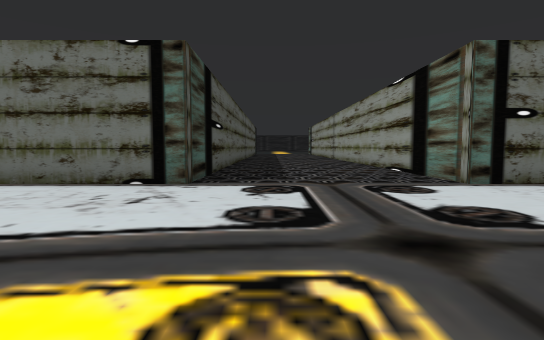
[1] (above)

20 first-person views from a walk through a Unity game level. The camera is 1.3 m above the floor, tilts 4° down and sees 80° across. The floor is counted in squares, 2 m on a side. Each view is taken from the middle of a square. On the plan, view 1 faces up. The plan holds only what a view shows up to about 10 squares ahead; the rest is blank. The place goes on beyond the plan. The player is left out. Some surface patterns are stand-ins.

[2]
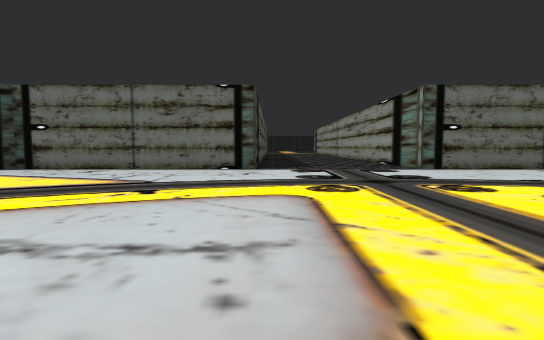

[3]
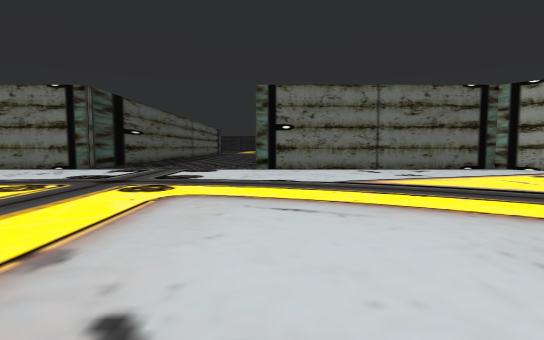

[4]
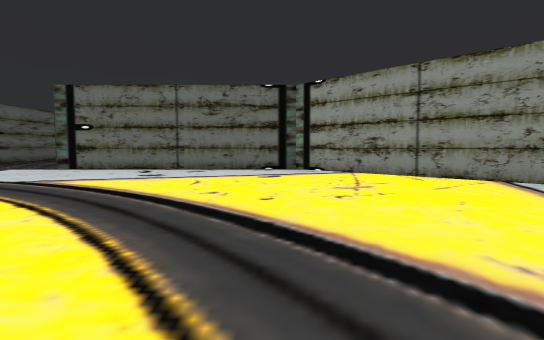

[5]
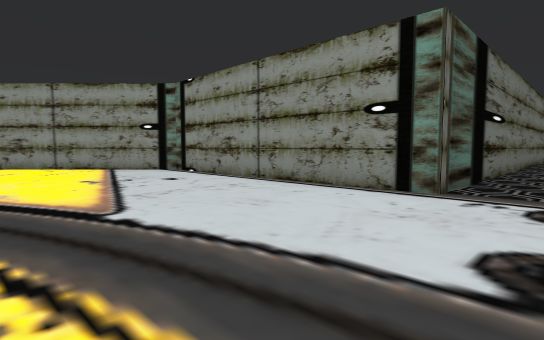

[6]
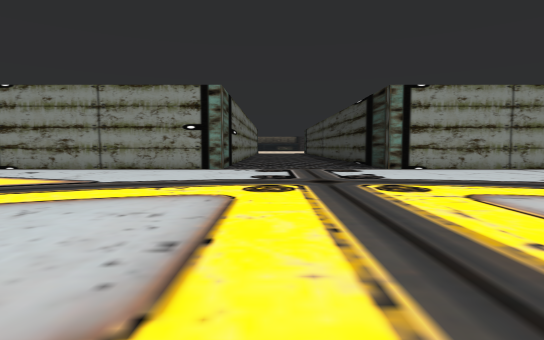

[7]
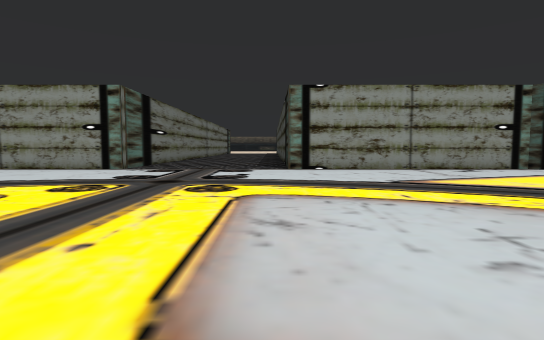

[8]
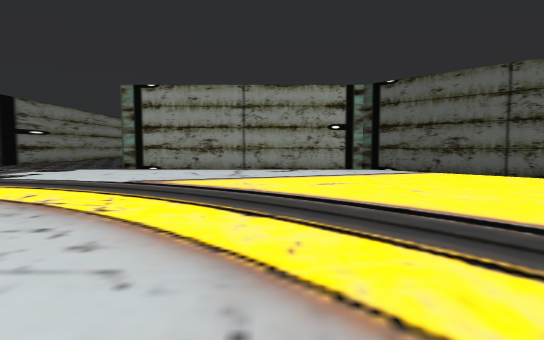

[9]
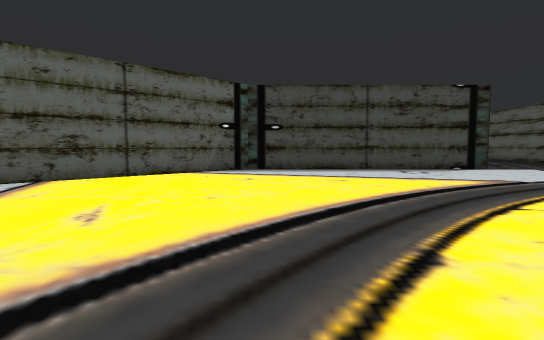

[10]
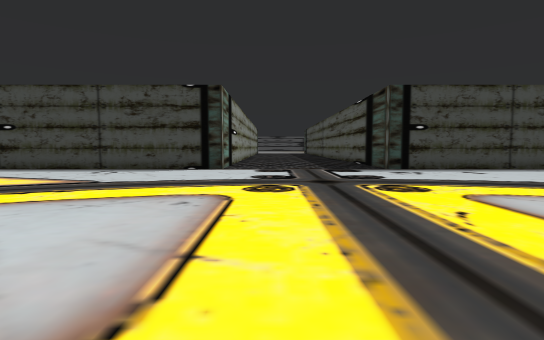

[11]
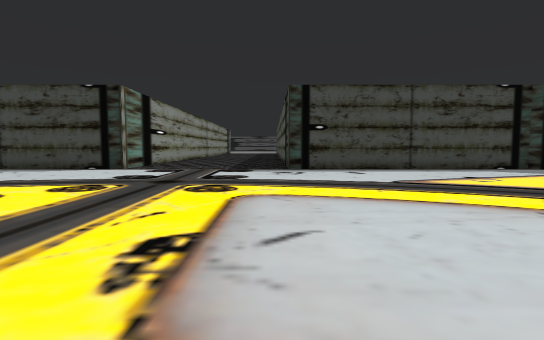

[12]
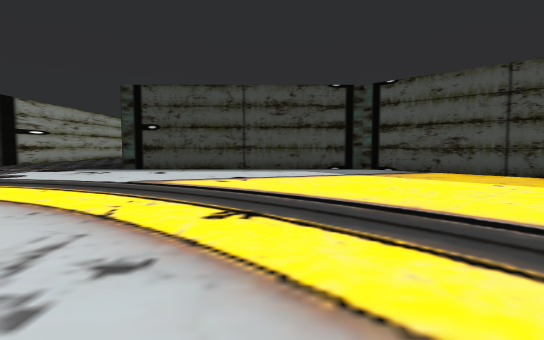

[13]
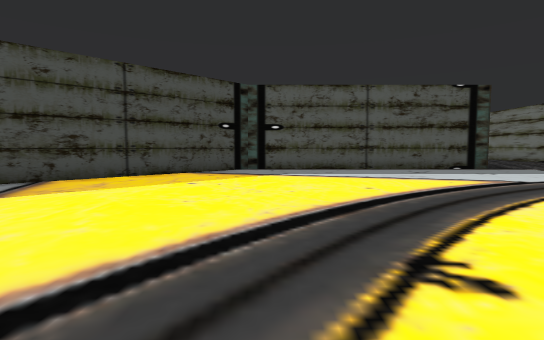

[14]
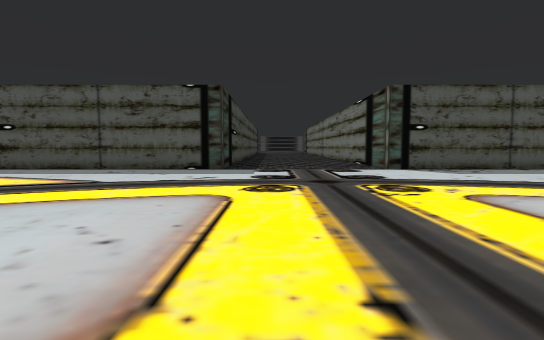

[15]
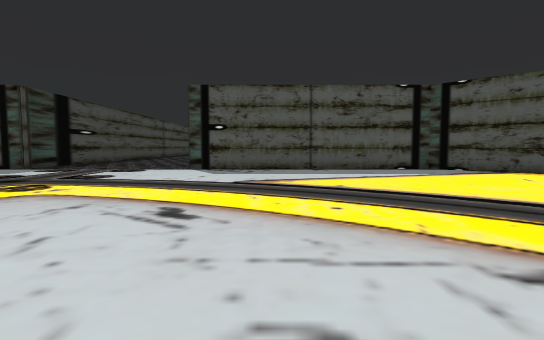

[16]
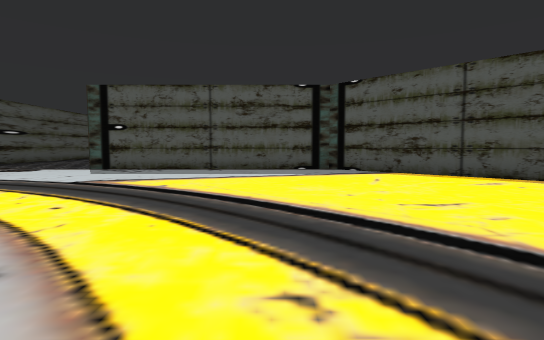

[17]
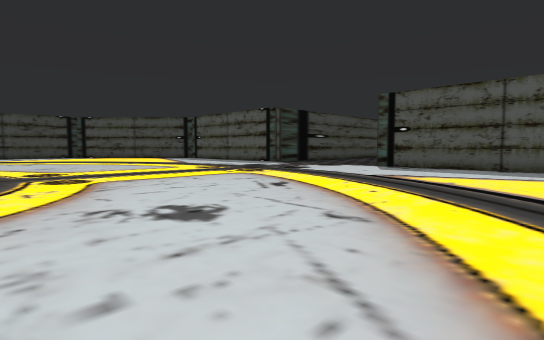

[18]
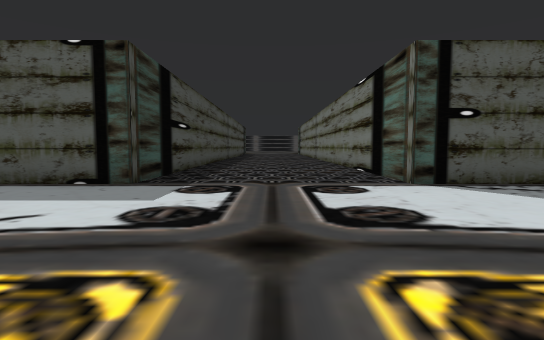

[19]
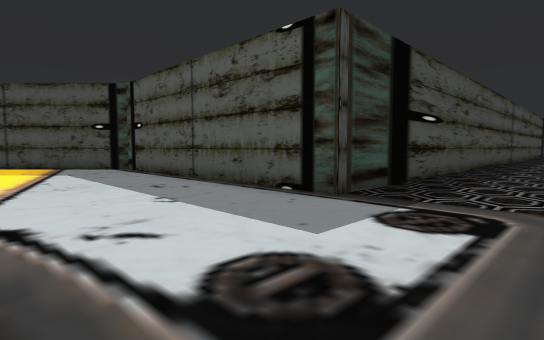

[20]
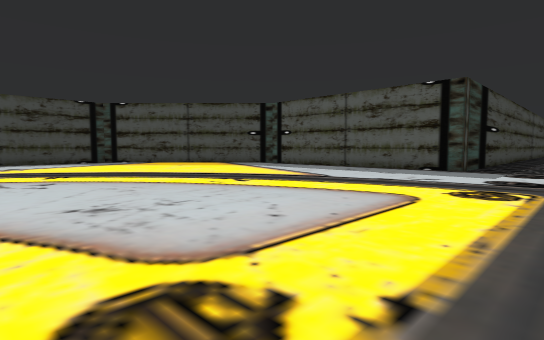

### Floor plan
Points are (right, up) in squares from view 1. A wall is a line through its corners. A room is listed if a view was taken in it or the views show most of it. See-through windows are left out.
Room 1 (views 1, 2, 3, 4, 5, 6, 7, 8, 9, 10, 11, 12, 13, 14, 15, 16, 17, 18, 19, 20)
walls: (3.4, -23.7) (10.7, -23.7) (15.8, -18.7) (15.8, -11.5); (-10.2, 4.3) (-13.8, 0.7) (-13.8, -6.5) (-18.1, -6.5); (18.5, -6.5) (15.8, -6.5) (15.8, 0.7) (10.7, 5.7) (3.5, 5.7) (3.5, 10); (-1.5, 10) (-1.5, 5.7) (-8.7, 5.7) (-9, 5.4); (-18.5, -11.5) (-13.8, -11.5) (-13.8, -18.7) (-8.7, -23.7) (-1.5, -23.7)

Positions as (right, up) in squares from view 1, and headings:
1: (0, 0), facing up
2: (-1, -4), facing up
3: (4, -4), facing up
4: (10, -4), facing up
5: (11, -8), facing up-right
6: (6, -8), facing right
7: (6, -11), facing right
8: (6, -16), facing right
9: (10, -14), facing down
10: (2, -14), facing down
11: (-1, -14), facing down
12: (-6, -14), facing down
13: (-4, -18), facing left
14: (-4, -10), facing left
15: (-4, -4), facing left
16: (-4, -1), facing left
17: (-3, -1), facing down-left
18: (-8, -9), facing left
19: (-10, -9), facing down-left
20: (-4, -9), facing down-left
